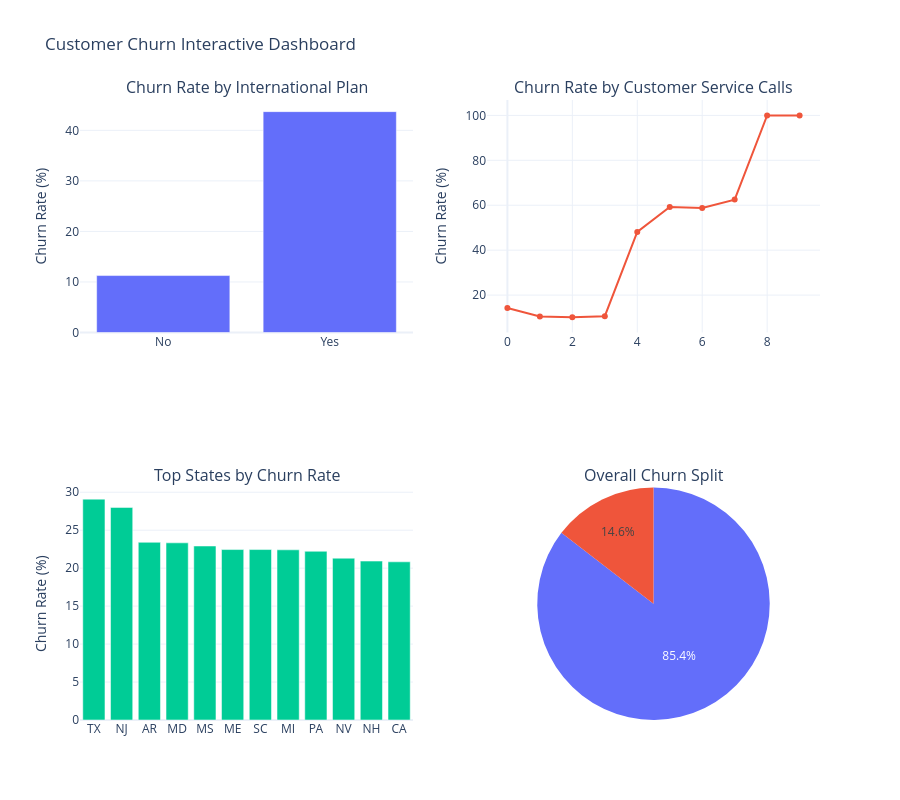

Notebook code for this chart:
### Code cell
# Build an interactive Plotly dashboard and export it as HTML.
fig = make_subplots(
    rows=2, cols=2,
    specs=[[{"type": "bar"}, {"type": "scatter"}], [{"type": "bar"}, {"type": "pie"}]],
    subplot_titles=(
        "Churn Rate by International Plan",
        "Churn Rate by Customer Service Calls",
        "Top States by Churn Rate",
        "Overall Churn Split"
    )
)

fig.add_trace(go.Bar(x=plan_rate["international_plan"], y=plan_rate["churn_rate_pct"], name="Plan churn"), row=1, col=1)
fig.add_trace(go.Scatter(x=service_rate["customer_service_calls"], y=service_rate["churn_rate_pct"], mode="lines+markers", name="Service calls"), row=1, col=2)
fig.add_trace(go.Bar(x=state_rate["state"], y=state_rate["churn_rate_pct"], name="State churn"), row=2, col=1)
fig.add_trace(go.Pie(labels=dashboard_df["churn_label"].value_counts().index, values=dashboard_df["churn_label"].value_counts().values, name="Churn split"), row=2, col=2)

fig.update_layout(
    title_text="Customer Churn Interactive Dashboard",
    height=800,
    showlegend=False,
    template="plotly_white"
)
fig.update_yaxes(title_text="Churn Rate (%)", row=1, col=1)
fig.update_yaxes(title_text="Churn Rate (%)", row=1, col=2)
fig.update_yaxes(title_text="Churn Rate (%)", row=2, col=1)

dashboard_path = OUTPUT_DIR / "customer_churn_dashboard.html"
fig.write_html(dashboard_path)
print("Dashboard exported to:", dashboard_path)
fig.show()

### Figure 1 — Plotly figure (JSON) as saved in the notebook; plotly's stock layout.template omitted (floating-point values rounded to 4 significant figures)
{"data": [{"name": "Plan churn", "type": "bar", "x": ["No", "Yes"], "xaxis": "x", "y": [11.27, 43.7], "yaxis": "y"}, {"mode": "lines+markers", "name": "Service calls", "type": "scatter", "x": [0, 1, 2, 3, 4, 5, 6, 7, 8, 9], "xaxis": "x2", "y": [14.23, 10.48, 10.2, 10.63, 48.12, 59.18, 58.82, 62.5, 100.0, 100.0], "yaxis": "y2"}, {"name": "State churn", "type": "bar", "x": ["TX", "NJ", "AR", "MD", "MS", "ME", "SC", "MI", "PA", "NV", "NH", "CA"], "xaxis": "x3", "y": [29.09, 28.0, 23.4, 23.33, 22.92, 22.45, 22.45, 22.41, 22.22, 21.31, 20.93, 20.83], "yaxis": "y3"}, {"domain": {"x": [0.55, 1.0], "y": [0.0, 0.375]}, "labels": ["No Churn", "Churn"], "name": "Churn split", "type": "pie", "values": [2278, 388]}], "layout": {"annotations": [{"font": {"size": 16}, "showarrow": false, "text": "Churn Rate by International Plan", "x": 0.225, "xanchor": "center", "xref": "paper", "y": 1.0, "yanchor": "bottom", "yref": "paper"}, {"font": {"size": 16}, "showarrow": false, "text": "Churn Rate by Customer Service Calls", "x": 0.775, "xanchor": "center", "xref": "paper", "y": 1.0, "yanchor": "bottom", "yref": "paper"}, {"font": {"size": 16}, "showarrow": false, "text": "Top States by Churn Rate", "x": 0.225, "xanchor": "center", "xref": "paper", "y": 0.375, "yanchor": "bottom", "yref": "paper"}, {"font": {"size": 16}, "showarrow": false, "text": "Overall Churn Split", "x": 0.775, "xanchor": "center", "xref": "paper", "y": 0.375, "yanchor": "bottom", "yref": "paper"}], "height": 800, "showlegend": false, "title": {"text": "Customer Churn Interactive Dashboard"}, "xaxis": {"anchor": "y", "domain": [0.0, 0.45]}, "xaxis2": {"anchor": "y2", "domain": [0.55, 1.0]}, "xaxis3": {"anchor": "y3", "domain": [0.0, 0.45]}, "yaxis": {"anchor": "x", "domain": [0.625, 1.0], "title": {"text": "Churn Rate (%)"}}, "yaxis2": {"anchor": "x2", "domain": [0.625, 1.0], "title": {"text": "Churn Rate (%)"}}, "yaxis3": {"anchor": "x3", "domain": [0.0, 0.375], "title": {"text": "Churn Rate (%)"}}}}
